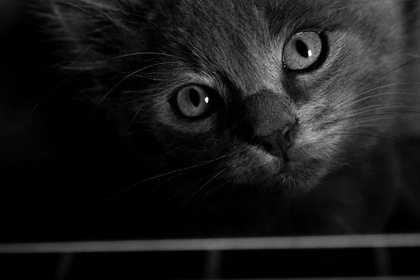
%> input picture Image_Processing/image.jpg, 420 x 280 px, shrunk from 500 x 333 before the run
$ octave dip6.m   (GNU Octave 9; MATLAB toolbox functions it lacks are replaced by stand-ins)
%> lines starting %> are read from the running program, lines starting %| are printed output that depends on the picture
%Problem 6
%High pass filtering in frequency domain

clear all;
close all;
b=imread('image.jpg');
%> b is the input picture: size 280x420x3 uint8; min 0, max 255, mean 26.8
input_image=double(rgb2gray(b));

s=size(input_image);
%> s = [280 420]
row=s(1);
%> row = 280
column=s(2);
%> column = 420
%image=padarray(input_image,[2*row-1,2*column-1],'post');
image=double(input_image);

X=fft2(image,2*row-1,2*column-1);


[r,c]=size(X);
%> r = 559; c = 839
d0=200;

d=zeros(r,c);
h=zeros(r,c);

% High pass gaussian filter

for i=1:r
    for j=1:c
     d(i,j)=  sqrt( (i-(r/2))^2 + (j-(c/2))^2);
     h(i,j)= 1 - exp ( -( (d(i,j)^2)/(2*(d0^2)) ) );
     res(i,j)=(h(i,j))*X(i,j);
    end
end
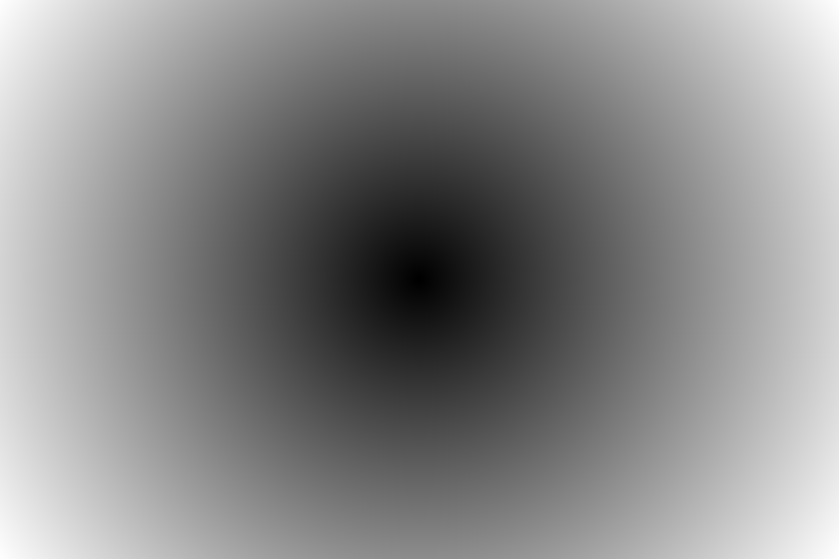
%> d: size 559x839 double; min 0.707, max 504.1, mean 270.7; drawn with min black and max white
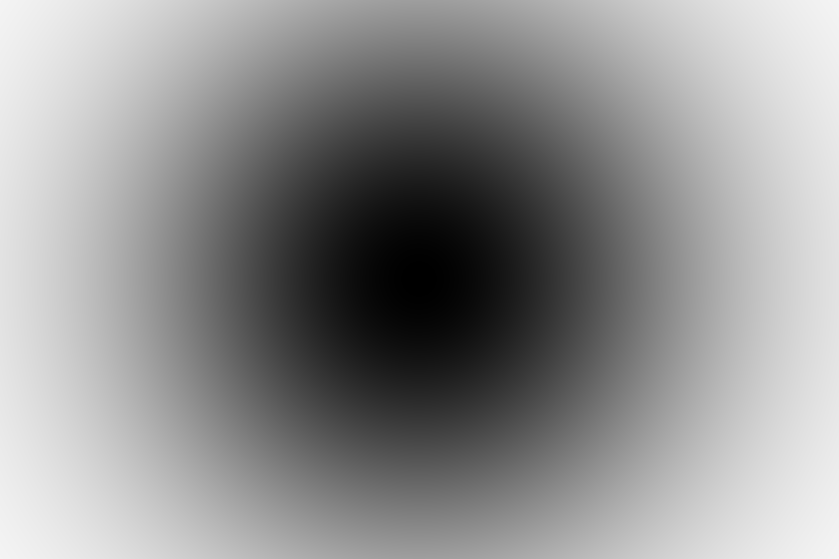
%> h: size 559x839 double; min 6.25e-06, max 0.958, mean 0.567

% [13 lines of commented-out code are left out]

p=ifft2(res);
p=p(1:row,1:column);

figure;
imshow(b);
title('Original image')

figure;
imshow(p)
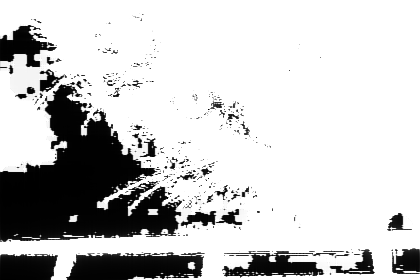
%> displayed picture: size 280x420, on the screen's scale of 0 to 255; min 0, max 255, mean 200.6
title('Filtered image')
